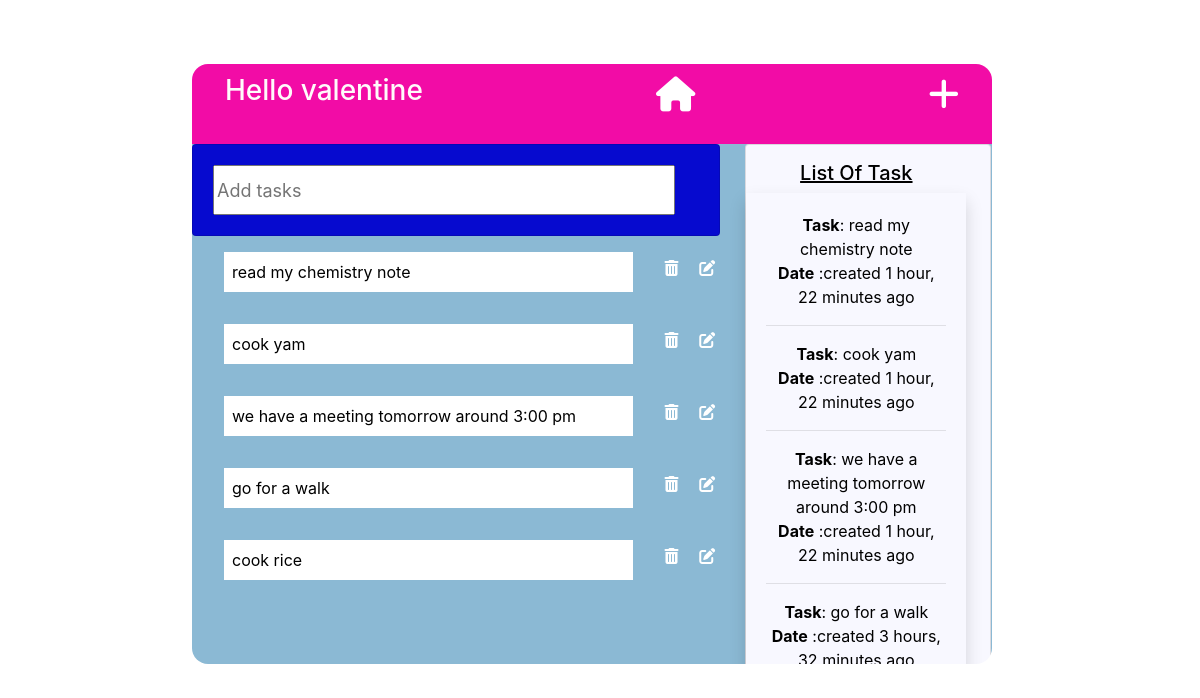
The app's page / (signed in) with its own data.
### app/models.py (models this page shows, shortened)
class Todo(models.Model):
    name = models.CharField(max_length=1000, blank=False, null=True)
    created = models.DateTimeField(auto_now_add=True)
    user = models.ForeignKey(User, on_delete=models.CASCADE)
    image = models.ImageField(upload_to='media', default='default')
    class Meta:
        ordering = ['-created']

### app/views.py (the view)
# urls.py: path('', views.home, name='home'),
def home(request):
    todo = Todo.objects.all()
    if request.method =='POST':
        forms = TodoForm(request.POST)
        if forms.is_valid():
            instance = forms.save(commit=False)
            instance.user = request.user
            instance.save()
            return redirect('home')
    else:
        forms = TodoForm()
    return render(request, 'home.html', {'forms':forms,'todos':todo} )

### app/forms.py
class TodoForm(ModelForm):
    name =forms.CharField(widget=forms.TextInput
                          (attrs={'class':'forms-control', 'placeholder':'Add tasks'}), label='')
    class Meta:
        model = Todo
        fields = ['name']

### app/templates/home.html (shortened to what this page needs)
{% extends 'base.html' %}
{% load static %}
{% block content %}
<link rel="stylesheet" href="{% static 'css/style.css' %}">
<link rel="stylesheet" href="https://cdnjs.cloudflare.com/ajax/libs/font-awesome/6.7.2/css/all.min.css">
<div class="menu">
    <nav>
        <div class="ul">
            <h3>Hello {{user.username}}</h3>
            <li><a href="{% url 'home' %}" title="home"><i class="fa-solid fa-house"></i></a></li>
            <li>
                <a href="" title="add task" data-toggle="modal" data-target="#exampleModal">
                    <i class="fa-solid fa-plus"></i>
                </a>
            </li>
    </nav>
    <div class="row">
        <div class="col-md-8 ">
            <div class="card" style="width: 33rem">
                <div class="card-body ">
                    <form action="" method="post">
                        {{forms}}
                    </form>
                </div>
            </div>
            {% for item in todos %}
            <div style="display: flex;">
                <p class="item_name"> {{item.name}} </p>
                <a href="{% url 'delete' item.id %}" title="Delete">
                    <i class="fa-solid fa-trash-can mt-4 pr-2" style="font-size: 16px;"></i></a>
                <a href="{% url 'update' item.id %} " title="Edit"><i class="fa-solid fa-pen-to-square mt-4"
                        style="font-size: 16px; margin-left: 0.8rem;"></i></a>
            </div>
            {% endfor %}
        </div>
        <div class="col-md-1" style=" height: 100%;">
            <div class="card" style="width: 246px; background:ghostwhite; height: 100%;">
                <h5 style="color: black; text-decoration: underline; padding-top: 1rem;">List Of Task</h5>
                <div class="card-body shadow" style="height: 100%;">
                    {% for list in todos %}
                    <p><b>Task</b>: {{list.name}} <br>
                        <b>Date</b> :created {{list.created|timesince}} ago
                    </p>
                    <hr>
                    {% endfor %}
                </div>
            </div>
        </div>
    </div>
</div>
{% endblock %}

### static/css/style.css (style rules this page uses)
.card { background: #060acf; color:black; text-align: center; justify-content: center; display: block; width: 400px; max-width: 800px; padding-right: 1.5rem; }
body { color: white; }

### app/templates/home.html (style rules this page uses)
.menu { justify-content: center; align-items: center; display: block; width: 100%; background: #8bb9d4; margin: 4rem 12rem; height: 600px; border-radius: 1rem; max-width: 800px; align-items: center; overflow: hidden; scroll-snap-type: mandatory; scroll-behavior: smooth; position: absolute; z-index: 99; scroll-behavior: smooth; overflow-y: scroll; }
nav { background: #f20ca6; color: hsl(350, 100%, 99%); height: 80px; z-index: 1000; }
.ul { display: flex; align-items: center; padding: 10px 5px; justify-content: space-between; margin: auto 28px; }
li { list-style-type: none; }
i { font-size: 35px; color: #fff; }
.forms-control { width: 100%; height: 50px; font-size: 18px; }
.item_name { color: black; align-items: center; width: 88%; height: 40px; max-height: 50px; overflow-y: hidden; background: white; justify-content: center; margin: 1rem 2rem; padding: 0.5rem; scroll-behavior: smooth; scroll-snap-type: mandatory; }

### records on screen
Todo: name "read my chemistry note", created "1 hour, 22 minutes"
Todo: name "cook yam", created "1 hour, 22 minutes"
Todo: name "we have a meeting tomorrow around 3:00 pm", created "1 hour, 22 minutes"
Todo: name "go for a walk", created "3 hours,…"
Todo: name "cook rice"

### other values on screen
{{ user.username }} "valentine"
